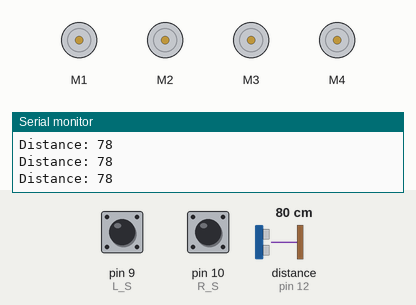
Recording of a sketch running on a simulated Arduino Uno, built with avr-gcc and run on an emulated ATmega328P. On the bench: 4 × DC motor (green arrow = forward, orange = backward, longer = faster), the last lines printed to the serial monitor. Wiring (inferred from the names in the program): ultrasonic range finder: trigger pin 11; echo pin 12. The inputs (shaded band) are chosen by the test bench; at power-on: distance to the obstacle (sensor on pin 12) 80 cm, pin 9 (L_S) HIGH, pin 10 (R_S) HIGH. The echo pulse lasts 58.3 µs per cm.

Above: at 3.2 s.
3.3 s: distance to the obstacle (sensor on pin 12) set to 14 cm
4.8 s: distance to the obstacle (sensor on pin 12) set to 11 cm
At 4.99 s:
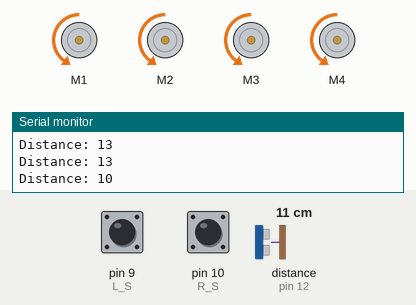
At 6.5 s:
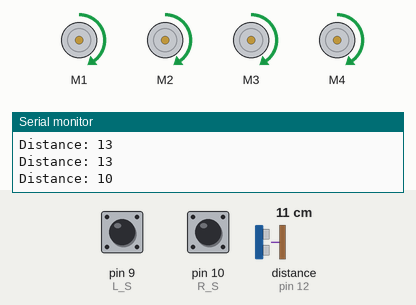
7.8 s: distance to the obstacle (sensor on pin 12) set to 250 cm
10.8 s: distance to the obstacle (sensor on pin 12) set to 2 cm
At 13.1 s:
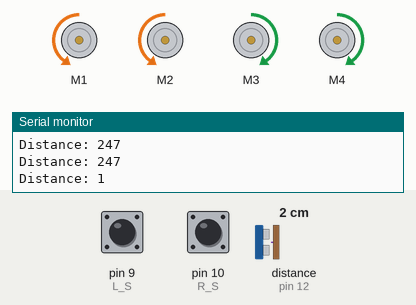
Timing chart, 0 to 14.8 s (numbered marks = the images above; inputs shaded):
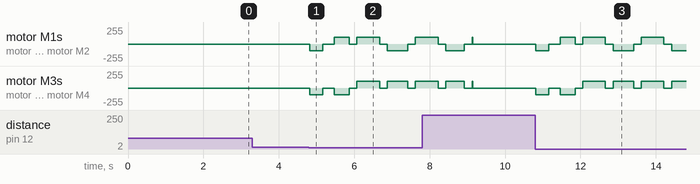

Measured:
- the behaviour switches between 13 and 12 cm on distance to the obstacle (sensor on pin 12) (found by bisection; images 0 and 1)
- after the input at 4.8 s, motor M1, motor M2: stopped → backward 100/255 at once, → stopped 0.35 s later, → forward 100/255 0.30 s later, → stopped 0.40 s later, … (9 changes in this stretch)
- after the input at 10.8 s, motor M1, motor M2: stopped → backward 100/255 at once, → stopped 0.35 s later, → forward 100/255 0.30 s later, → stopped 0.40 s later, … (11 changes in this stretch)

The sketch:

robotdoline_tranhvatcanV2.ino
```cpp
#include <AFMotor.h>
int stop_distance = 12;// Khoảng cách phát hiện vật cản
//Kết nối SRF 05 OR 04
const int trigPin = 11; // kết nối chân trig với chân 11 arduino
const int echoPin = 12; // kết nối chân echo với chân 12 arduino

//L293d kết nối arduino
AF_DCMotor motor1(1, MOTOR12_1KHZ);
AF_DCMotor motor2(2, MOTOR12_1KHZ);
AF_DCMotor motor3(3, MOTOR34_1KHZ);
AF_DCMotor motor4(4, MOTOR34_1KHZ);


//kết nối của 3 cảm biến hồng ngoại (dò line )
const int L_S = 9; // cb dò line phải
const int R_S = 10; //cb dò line trái

int left_sensor_state;// biến lưu cảm biến hồng ngoại line trái
int s_sensor_state;   // biến lưu cảm biến hồng ngoại line giữa
int right_sensor_state;// biến lưu cảm biến hồng ngoại line phải

long duration; //
int distance;  // biến khoảng cách


void setup() {
  pinMode(L_S, INPUT); // chân cảm biến khai báo là đầu vào
  pinMode(R_S, INPUT);

  pinMode(trigPin, OUTPUT);
  pinMode(echoPin, INPUT);

  Serial.begin(9600);
  delay(2000);

}

void loop() {
  //khối đo khoảng cách
  digitalWrite(trigPin, LOW);
  delayMicroseconds(2);
  digitalWrite(trigPin, HIGH);
  delayMicroseconds(10);
  digitalWrite(trigPin, LOW);
  duration = pulseIn(echoPin, HIGH);
  distance = duration * 0.034 / 2;
  Serial.print("Distance: ");
  Serial.println(distance);

  // khối cảm biến hồng ngoại
  left_sensor_state = digitalRead(L_S);
  right_sensor_state = digitalRead(R_S);

  if ((digitalRead(L_S) == 0) && (digitalRead(R_S) == 0)) {
    forword(); // đi tiến
  }

  if ((digitalRead(L_S) == 1) && (digitalRead(R_S) == 0)) {
    turnLeft(); // rẻ trái
  }
  if ((digitalRead(L_S) == 0) && (digitalRead(R_S) == 1)) {
    turnRight(); // rẻ phải
  }

  if ((digitalRead(L_S) == 1) && (digitalRead(R_S) == 1)) {
    Stop(); // stop
  }


  if (distance < stop_distance) // nếu khoảng cách nhỏ hơn giới hạn
  {
      // cho xe chạy lùi 1 đoạn
    motor1.run(BACKWARD);
    motor1.setSpeed(100);
    motor2.run(BACKWARD);
    motor2.setSpeed(100);
    motor3.run(BACKWARD);
    motor3.setSpeed(100);
    motor4.run(BACKWARD);
    motor4.setSpeed(100);
    delay(350);
      // cho xe dừng lại 300 micro giây
    motor1.run(RELEASE);
    motor1.setSpeed(0);
    motor2.run(RELEASE);
    motor2.setSpeed(0);
    motor3.run(RELEASE);
    motor3.setSpeed(0);
    motor4.run(RELEASE);
    motor4.setSpeed(0);
    delay(300);


    //rẽ trái
    motor1.run(FORWARD);
    motor1.setSpeed(100);
    motor2.run(FORWARD);
    motor2.setSpeed(100);
    motor3.run(BACKWARD);
    motor3.setSpeed(100);
    motor4.run(BACKWARD);
    motor4.setSpeed(100);
    delay(400);
   //dừng lại
    motor1.run(RELEASE);
    motor1.setSpeed(0);
    motor2.run(RELEASE);
    motor2.setSpeed(0);
    motor3.run(RELEASE);
    motor3.setSpeed(0);
    motor4.run(RELEASE);
    motor4.setSpeed(0);
    delay(200);
    // cho xe đi thẳng 1 đoạn
    motor1.run(FORWARD);
    motor1.setSpeed(100);
    motor2.run(FORWARD);
    motor2.setSpeed(100);
    motor3.run(FORWARD);
    motor3.setSpeed(100);
    motor4.run(FORWARD);
    motor4.setSpeed(100);
    delay(600);

   //dừng lại
    motor1.run(RELEASE);
    motor1.setSpeed(0);
    motor2.run(RELEASE);
    motor2.setSpeed(0);
    motor3.run(RELEASE);
    motor3.setSpeed(0);
    motor4.run(RELEASE);
    motor4.setSpeed(0);
    delay(200);


     //rẽ phải
    motor1.run(BACKWARD);
    motor1.setSpeed(100);
    motor2.run(BACKWARD);
    motor2.setSpeed(100);
    motor3.run(FORWARD);
    motor3.setSpeed(100);
    motor4.run(FORWARD);
    motor4.setSpeed(100);
    delay(550);

   //dừng lại
    motor1.run(RELEASE);
    motor1.setSpeed(0);
    motor2.run(RELEASE);
    motor2.setSpeed(0);
    motor3.run(RELEASE);
    motor3.setSpeed(0);
    motor4.run(RELEASE);
    motor4.setSpeed(0);
    delay(200);

    ///////////////////
   // Robot di chuyển tiến
    motor1.run(FORWARD);
    motor1.setSpeed(100); // tốc độ di chuyển của robot phạm vi từ 0 đến 255
    motor2.run(FORWARD);
    motor2.setSpeed(100);// tốc độ di chuyển của robot phạm vi từ 0 đến 255
    motor3.run(FORWARD);
    motor3.setSpeed(100);// tốc độ di chuyển của robot phạm vi từ 0 đến 255
    motor4.run(FORWARD);
    motor4.setSpeed(100);
    delay(600);
   //dừng lại
    motor1.run(RELEASE);
    motor1.setSpeed(0);
    motor2.run(RELEASE);
    motor2.setSpeed(0);
    motor3.run(RELEASE);
    motor3.setSpeed(0);
    motor4.run(RELEASE);
    motor4.setSpeed(0);
    delay(200);

    ////////////////////////
     motor1.run(BACKWARD);
    motor1.setSpeed(100);
    motor2.run(BACKWARD);
    motor2.setSpeed(100);
    motor3.run(FORWARD);
    motor3.setSpeed(100);
    motor4.run(FORWARD);
    motor4.setSpeed(100);
    delay(500);
   //dừng lại
    motor1.run(RELEASE);
    motor1.setSpeed(0);
    motor2.run(RELEASE);
    motor2.setSpeed(0);
    motor3.run(RELEASE);
    motor3.setSpeed(0);
    motor4.run(RELEASE);
    motor4.setSpeed(0);
    delay(200);

    motor1.run(FORWARD);
    motor1.setSpeed(100); // tốc độ di chuyển của robot phạm vi từ 0 đến 255
    motor2.run(FORWARD);
    motor2.setSpeed(100);// tốc độ di chuyển của robot phạm vi từ 0 đến 255
    motor3.run(FORWARD);
    motor3.setSpeed(100);// tốc độ di chuyển của robot phạm vi từ 0 đến 255
    motor4.run(FORWARD);
    motor4.setSpeed(100);

    while (left_sensor_state == LOW) {

      left_sensor_state = digitalRead(L_S);
      right_sensor_state = digitalRead(R_S);
      Serial.println("in the first while");

    }

  }
}

void forword() { // chương trình con xe robot đi tiến

    motor1.run(FORWARD);
    motor1.setSpeed(100); // tốc độ di chuyển của robot phạm vi từ 0 đến 255
    motor2.run(FORWARD);
    motor2.setSpeed(100);// tốc độ di chuyển của robot phạm vi từ 0 đến 255
    motor3.run(FORWARD);
    motor3.setSpeed(100);// tốc độ di chuyển của robot phạm vi từ 0 đến 255
    motor4.run(FORWARD);
    motor4.setSpeed(100);// tốc độ di chuyển của robot phạm vi từ 0 đến 255
}


void turnRight() {

//rẽ phải
    motor1.run(BACKWARD);
    motor1.setSpeed(100);
    motor2.run(BACKWARD);
    motor2.setSpeed(100);
    motor3.run(FORWARD);
    motor3.setSpeed(100);
    motor4.run(FORWARD);
    motor4.setSpeed(100);
}

void turnLeft() {
//rẽ trái
    motor1.run(FORWARD);
    motor1.setSpeed(100);
    motor2.run(FORWARD);
    motor2.setSpeed(100);
    motor3.run(BACKWARD);
    motor3.setSpeed(100);
    motor4.run(BACKWARD);
    motor4.setSpeed(100);
}

void Stop() {

 //dừng lại
    motor1.run(RELEASE);
    motor1.setSpeed(0);
    motor2.run(RELEASE);
    motor2.setSpeed(0);
    motor3.run(RELEASE);
    motor3.setSpeed(0);
    motor4.run(RELEASE);
    motor4.setSpeed(0);

}
```
